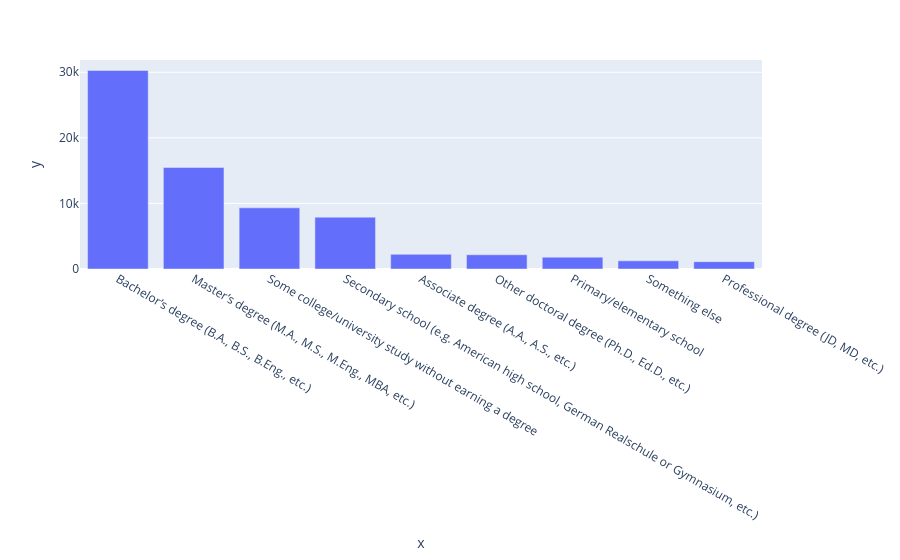

This figure's notebook cell:
### Code cell
plot_bar(df,"EdLevel")

### Figure 1 — Plotly figure (JSON) as saved in the notebook; plotly's stock layout.template omitted (floating-point values rounded to 4 significant figures)
{"data": [{"alignmentgroup": "True", "hovertemplate": "x=%{x}<br>y=%{y}<extra></extra>", "legendgroup": "", "marker": {"color": "#636efa", "pattern": {"shape": ""}}, "name": "", "offsetgroup": "", "orientation": "v", "showlegend": false, "textposition": "auto", "type": "bar", "x": ["Bachelor’s degree (B.A., B.S., B.Eng., etc.)", "Master’s degree (M.A., M.S., M.Eng., MBA, etc.)", "Some college/university study without earning a degree", "Secondary school (e.g. American high school, German Realschule or Gymnasium, etc.)", "Associate degree (A.A., A.S., etc.)", "Other doctoral degree (Ph.D., Ed.D., etc.)", "Primary/elementary school", "Something else", "Professional degree (JD, MD, etc.)"], "xaxis": "x", "y": [30276, 15486, 9326, 7904, 2236, 2169, 1806, 1247, 1121], "yaxis": "y"}], "layout": {"barmode": "relative", "legend": {"tracegroupgap": 0}, "margin": {"t": 60}, "xaxis": {"anchor": "y", "domain": [0, 1], "title": {"text": "x"}}, "yaxis": {"anchor": "x", "domain": [0, 1], "title": {"text": "y"}}}}
